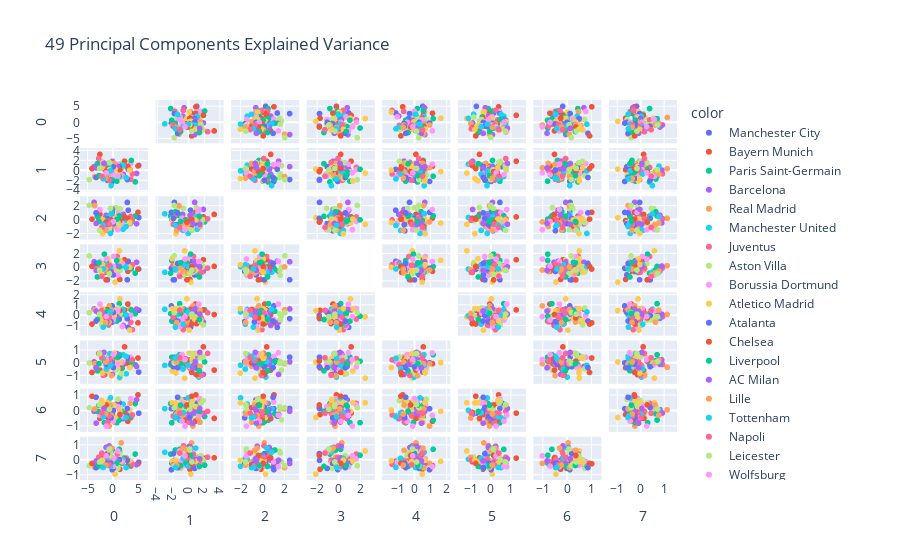

The code cell stored with this chart in its notebook:
### Code cell
fig = px.scatter_matrix(
    pca_49_comp,
    color=df.Team,
    dimensions=range(8),
    #labels=labels,
    title='49 Principal Components Explained Variance',
)
fig.update_traces(diagonal_visible=False)
fig.show()
